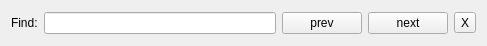
<?xml version="1.0" encoding="UTF-8"?>
<ui version="4.0">
 <class>SearchFrame</class>
 <widget class="QWidget" name="SearchFrame">
  <property name="geometry">
   <rect>
    <x>0</x>
    <y>0</y>
    <width>487</width>
    <height>46</height>
   </rect>
  </property>
  <property name="windowTitle">
   <string>Form</string>
  </property>
  <layout class="QGridLayout" name="gridLayout">
   <item row="0" column="1">
    <widget class="QLineEdit" name="pText"/>
   </item>
   <item row="0" column="3">
    <widget class="QPushButton" name="pFindNext">
     <property name="text">
      <string>next</string>
     </property>
    </widget>
   </item>
   <item row="0" column="0">
    <widget class="QLabel" name="label">
     <property name="text">
      <string>Find:</string>
     </property>
    </widget>
   </item>
   <item row="0" column="2">
    <widget class="QPushButton" name="pFindPrev">
     <property name="text">
      <string>prev</string>
     </property>
    </widget>
   </item>
   <item row="0" column="4">
    <widget class="QToolButton" name="pClose">
     <property name="text">
      <string>X</string>
     </property>
    </widget>
   </item>
  </layout>
 </widget>
 <resources/>
 <connections>
  <connection>
   <sender>pClose</sender>
   <signal>clicked()</signal>
   <receiver>SearchFrame</receiver>
   <slot>hide()</slot>
   <hints>
    <hint type="sourcelabel">
     <x>468</x>
     <y>27</y>
    </hint>
    <hint type="destinationlabel">
     <x>305</x>
     <y>2</y>
    </hint>
   </hints>
  </connection>
 </connections>
</ui>
